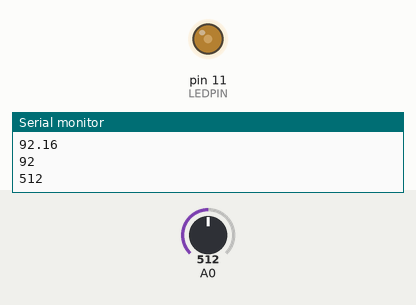
Simulated run of this sketch. Board: Arduino Uno, built with avr-gcc and run on an emulated ATmega328P. Shown: output pins drawn as LEDs (lit = HIGH), the last lines printed to the serial monitor. The inputs (shaded band) are chosen by the test bench; at power-on: A0 = 512.

Above: at 1.2 s.
1.3 s: A0 set to 306
At 2.1 s:
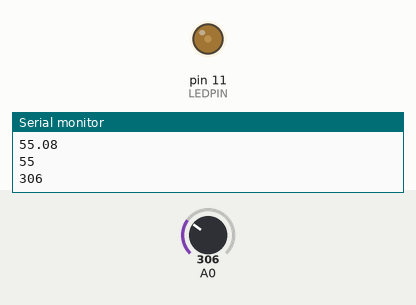
2.8 s: A0 set to 0
At 4.0 s:
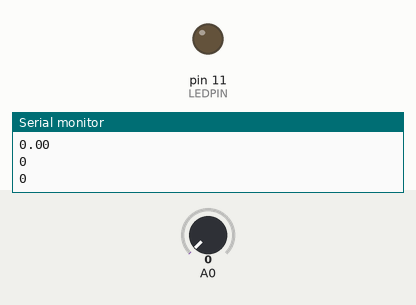
4.3 s: A0 set to 4
5.8 s: A0 set to 7
At 6.3 s:
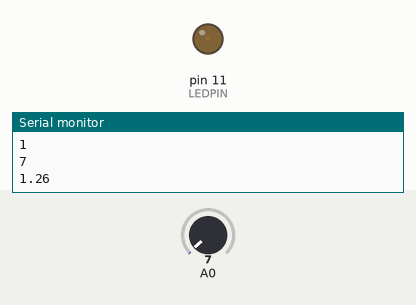
7.3 s: A0 set to 900
At 8.1 s:
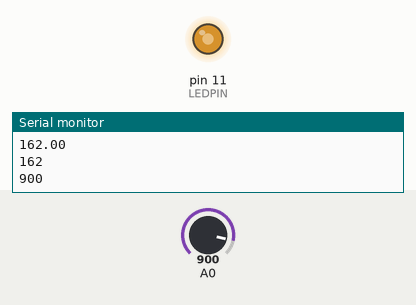
Timing chart, 0 to 9.8 s (numbered marks = the images above; inputs shaded):
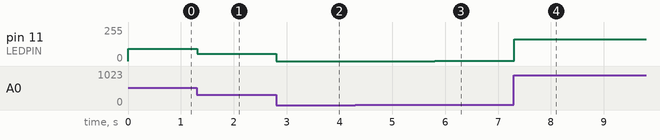

Measured:
- after the input at 1.3 s, pin 11 (LEDPIN): 92/255 → 55/255 at once
- after the input at 2.8 s, pin 11 (LEDPIN): 55/255 → 0/255 at once
- after the input at 5.8 s, pin 11 (LEDPIN): 0/255 → 1/255 at once
- after the input at 7.3 s, pin 11 (LEDPIN): 1/255 → 162/255 at once

The sketch:

potentiometer1.ino
```cpp
int sensorValue = 0;
float sensor_actual ;
int LEDPIN = 11;
int value;

void setup()
{
  pinMode(A0, INPUT);
    pinMode(LEDPIN, OUTPUT);
  Serial.begin(9600);

}

void loop()
{

  sensorValue = analogRead(A0);


  sensor_actual=sensorValue*(0.18);
  value = int(sensor_actual);
  analogWrite(LEDPIN,value );
   Serial.println(sensorValue);
   Serial.println(sensor_actual);

  Serial.println(value);
  delay(10);
}
```
